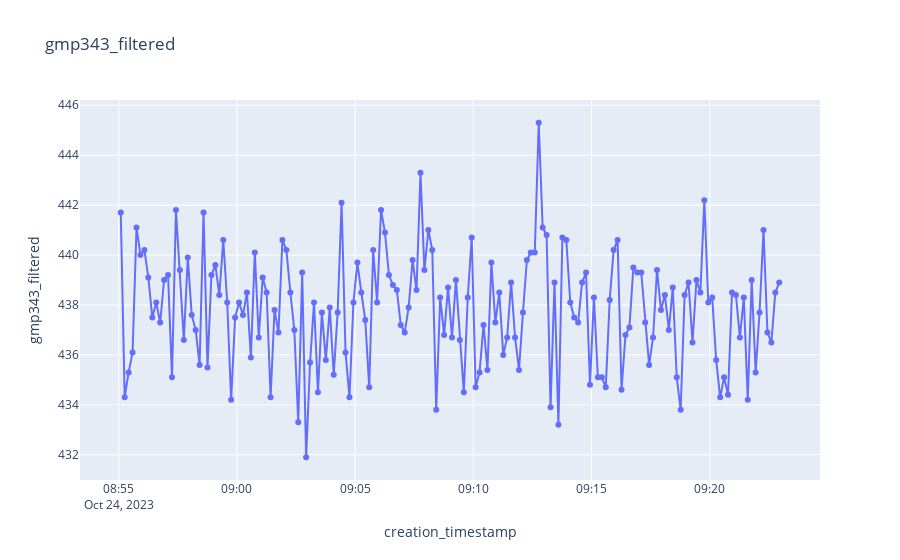
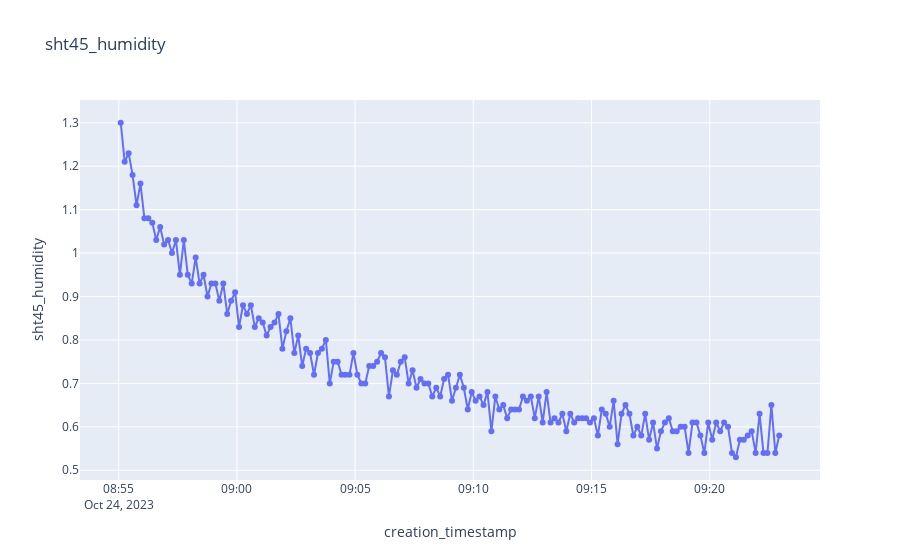
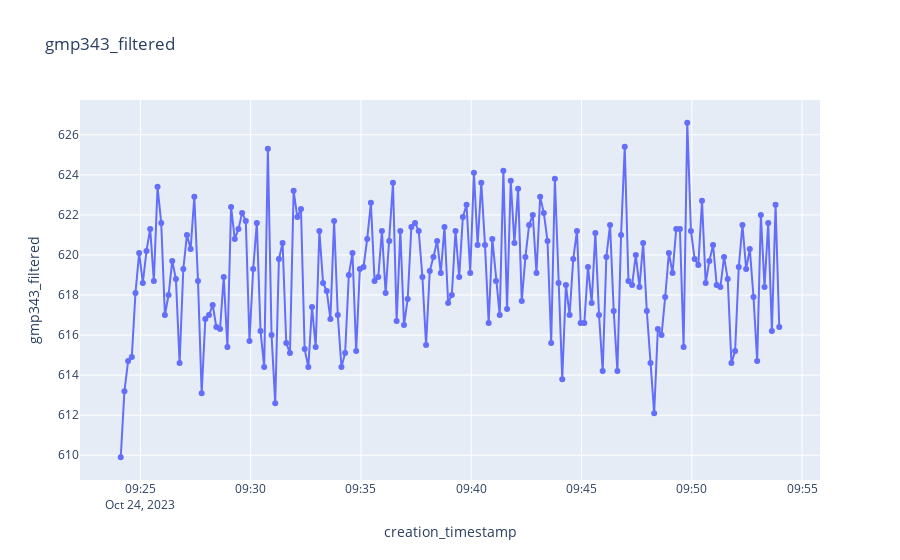
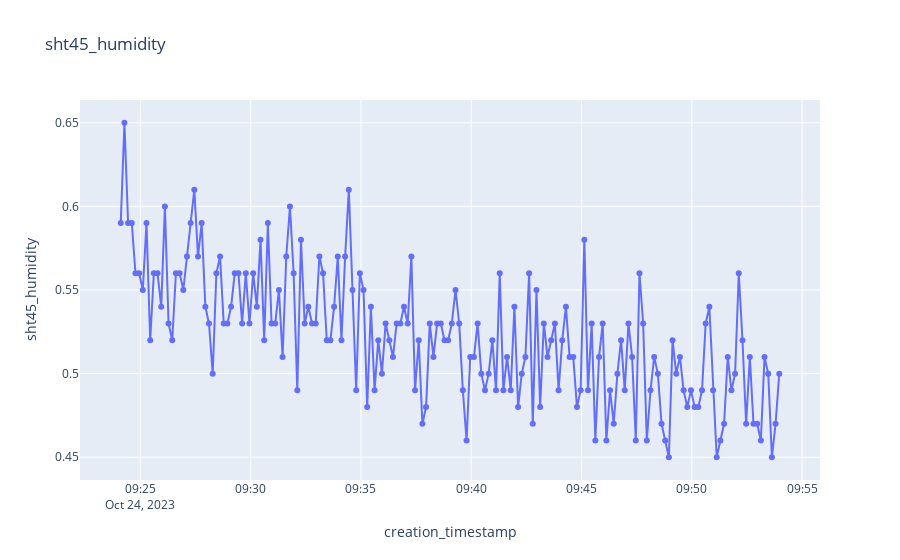

Notebook code for these charts, in order:
### Code cell
#400
start_date = datetime(2023, 10, 24, 8, 55, 0).replace(tzinfo=timezone.utc)
end_date = datetime(2023, 10, 24, 9, 23, 0).replace(tzinfo=timezone.utc)

df_p_400 = df.sort("creation_timestamp").filter(pl.col("creation_timestamp").is_between(start_date, end_date))

plot_sensor_measurement(df_p_400.collect(), col_name="gmp343_filtered")
plot_sensor_measurement(df_p_400.collect(), col_name="sht45_humidity")

#600
start_date = datetime(2023, 10, 24, 9, 24, 0).replace(tzinfo=timezone.utc)
end_date = datetime(2023, 10, 24, 9, 54, 0).replace(tzinfo=timezone.utc)

df_p_600 = df.filter(pl.col("creation_timestamp").is_between(start_date, end_date))

plot_sensor_measurement(df_p_600.collect(), col_name="gmp343_filtered")
plot_sensor_measurement(df_p_600.collect(), col_name="sht45_humidity")

### Figure 1 — Plotly figure (JSON) as saved in the notebook; plotly's stock layout.template omitted (floating-point values rounded to 4 significant figures; data arrays with more than 128 entries replaced by an {"elided": "..."} marker saying what was removed)
{"data": [{"hovertemplate": "creation_timestamp=%{x}<br>gmp343_filtered=%{y}<extra></extra>", "legendgroup": "", "line": {"color": "#636efa", "dash": "solid"}, "marker": {"symbol": "circle"}, "mode": "lines+markers", "name": "", "orientation": "v", "showlegend": false, "type": "scatter", "x": {"elided": "168 str values"}, "xaxis": "x", "y": {"elided": "168 float values"}, "yaxis": "y"}], "layout": {"legend": {"tracegroupgap": 0}, "title": {"text": "gmp343_filtered"}, "xaxis": {"anchor": "y", "domain": [0, 1], "title": {"text": "creation_timestamp"}}, "yaxis": {"anchor": "x", "domain": [0, 1], "title": {"text": "gmp343_filtered"}}}}

### Figure 2 — Plotly figure (JSON) as saved in the notebook; plotly's stock layout.template omitted (floating-point values rounded to 4 significant figures; data arrays with more than 128 entries replaced by an {"elided": "..."} marker saying what was removed)
{"data": [{"hovertemplate": "creation_timestamp=%{x}<br>sht45_humidity=%{y}<extra></extra>", "legendgroup": "", "line": {"color": "#636efa", "dash": "solid"}, "marker": {"symbol": "circle"}, "mode": "lines+markers", "name": "", "orientation": "v", "showlegend": false, "type": "scatter", "x": {"elided": "168 str values"}, "xaxis": "x", "y": {"elided": "168 float values"}, "yaxis": "y"}], "layout": {"legend": {"tracegroupgap": 0}, "title": {"text": "sht45_humidity"}, "xaxis": {"anchor": "y", "domain": [0, 1], "title": {"text": "creation_timestamp"}}, "yaxis": {"anchor": "x", "domain": [0, 1], "title": {"text": "sht45_humidity"}}}}

### Figure 3 — Plotly figure (JSON) as saved in the notebook; plotly's stock layout.template omitted (floating-point values rounded to 4 significant figures; data arrays with more than 128 entries replaced by an {"elided": "..."} marker saying what was removed)
{"data": [{"hovertemplate": "creation_timestamp=%{x}<br>gmp343_filtered=%{y}<extra></extra>", "legendgroup": "", "line": {"color": "#636efa", "dash": "solid"}, "marker": {"symbol": "circle"}, "mode": "lines+markers", "name": "", "orientation": "v", "showlegend": false, "type": "scatter", "x": {"elided": "180 str values"}, "xaxis": "x", "y": {"elided": "180 float values"}, "yaxis": "y"}], "layout": {"legend": {"tracegroupgap": 0}, "title": {"text": "gmp343_filtered"}, "xaxis": {"anchor": "y", "domain": [0, 1], "title": {"text": "creation_timestamp"}}, "yaxis": {"anchor": "x", "domain": [0, 1], "title": {"text": "gmp343_filtered"}}}}

### Figure 4 — Plotly figure (JSON) as saved in the notebook; plotly's stock layout.template omitted (floating-point values rounded to 4 significant figures; data arrays with more than 128 entries replaced by an {"elided": "..."} marker saying what was removed)
{"data": [{"hovertemplate": "creation_timestamp=%{x}<br>sht45_humidity=%{y}<extra></extra>", "legendgroup": "", "line": {"color": "#636efa", "dash": "solid"}, "marker": {"symbol": "circle"}, "mode": "lines+markers", "name": "", "orientation": "v", "showlegend": false, "type": "scatter", "x": {"elided": "180 str values"}, "xaxis": "x", "y": {"elided": "180 float values"}, "yaxis": "y"}], "layout": {"legend": {"tracegroupgap": 0}, "title": {"text": "sht45_humidity"}, "xaxis": {"anchor": "y", "domain": [0, 1], "title": {"text": "creation_timestamp"}}, "yaxis": {"anchor": "x", "domain": [0, 1], "title": {"text": "sht45_humidity"}}}}
